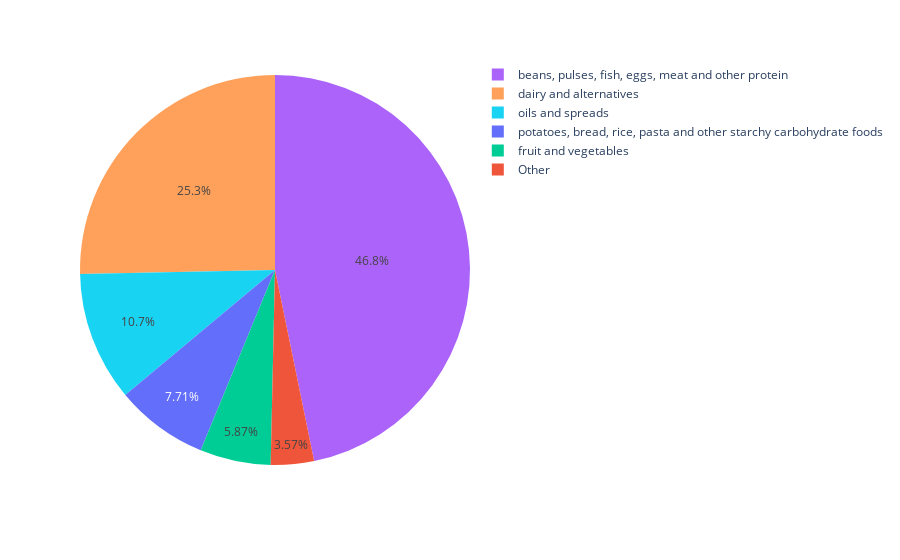

The code cell stored with this chart in its notebook:
### Markdown cell above
### Let's look at the categories in terms of Freshwater withdrawals per kilogram (liters per kilogram).
### We can see that again, protein category is responsable for almost a half of all water withdrawals.

### Code cell
df_water = df

fig = px.pie(df_water, values=df_water['Freshwater withdrawals per kilogram (liters per kilogram)'], names=df_water['Category'], color=df_water['Category'])
fig.show()

### Figure 1 — Plotly figure (JSON) as saved in the notebook; plotly's stock layout.template omitted (floating-point values rounded to 4 significant figures)
{"data": [{"customdata": [["potatoes, bread, rice, pasta and other starchy carbohydrate foods"], ["potatoes, bread, rice, pasta and other starchy carbohydrate foods"], ["Other"], ["potatoes, bread, rice, pasta and other starchy carbohydrate foods"], ["potatoes, bread, rice, pasta and other starchy carbohydrate foods"], ["fruit and vegetables"], ["Other"], ["Other"], ["beans, pulses, fish, eggs, meat and other protein"], ["fruit and vegetables"], ["beans, pulses, fish, eggs, meat and other protein"], ["beans, pulses, fish, eggs, meat and other protein"], ["beans, pulses, fish, eggs, meat and other protein"], ["dairy and alternatives"], ["dairy and alternatives"], ["oils and spreads"], ["oils and spreads"], ["oils and spreads"], ["oils and spreads"], ["oils and spreads"], ["fruit and vegetables"], ["fruit and vegetables"], ["fruit and vegetables"], ["fruit and vegetables"], ["fruit and vegetables"], ["fruit and vegetables"], ["fruit and vegetables"], ["fruit and vegetables"], ["fruit and vegetables"], ["Other"], ["fruit and vegetables"], ["Other"], ["Other"], ["beans, pulses, fish, eggs, meat and other protein"], ["dairy and alternatives"], ["beans, pulses, fish, eggs, meat and other protein"], ["beans, pulses, fish, eggs, meat and other protein"], ["beans, pulses, fish, eggs, meat and other protein"], ["dairy and alternatives"], ["dairy and alternatives"], ["beans, pulses, fish, eggs, meat and other protein"], ["beans, pulses, fish, eggs, meat and other protein"], ["beans, pulses, fish, eggs, meat and other protein"]], "domain": {"x": [0, 1], "y": [0, 1]}, "hovertemplate": "Category=%{customdata[0]}<br>Freshwater withdrawals per kilogram (liters per kilogram)=%{value}<extra></extra>", "labels": ["potatoes, bread, rice, pasta and other starchy carbohydrate foods", "potatoes, bread, rice, pasta and other starchy carbohydrate foods", "Other", "potatoes, bread, rice, pasta and other starchy carbohydrate foods", "potatoes, bread, rice, pasta and other starchy carbohydrate foods", "fruit and vegetables", "Other", "Other", "beans, pulses, fish, eggs, meat and other protein", "fruit and vegetables", "beans, pulses, fish, eggs, meat and other protein", "beans, pulses, fish, eggs, meat and other protein", "beans, pulses, fish, eggs, meat and other protein", "dairy and alternatives", "dairy and alternatives", "oils and spreads", "oils and spreads", "oils and spreads", "oils and spreads", "oils and spreads", "fruit and vegetables", "fruit and vegetables", "fruit and vegetables", "fruit and vegetables", "fruit and vegetables", "fruit and vegetables", "fruit and vegetables", "fruit and vegetables", "fruit and vegetables", "Other", "fruit and vegetables", "Other", "Other", "beans, pulses, fish, eggs, meat and other protein", "dairy and alternatives", "beans, pulses, fish, eggs, meat and other protein", "beans, pulses, fish, eggs, meat and other protein", "beans, pulses, fish, eggs, meat and other protein", "dairy and alternatives", "dairy and alternatives", "beans, pulses, fish, eggs, meat and other protein", "beans, pulses, fish, eggs, meat and other protein", "beans, pulses, fish, eggs, meat and other protein"], "legendgroup": "", "marker": {"colors": ["#636efa", "#636efa", "#EF553B", "#636efa", "#636efa", "#00cc96", "#EF553B", "#EF553B", "#ab63fa", "#00cc96", "#ab63fa", "#ab63fa", "#ab63fa", "#FFA15A", "#FFA15A", "#19d3f3", "#19d3f3", "#19d3f3", "#19d3f3", "#19d3f3", "#00cc96", "#00cc96", "#00cc96", "#00cc96", "#00cc96", "#00cc96", "#00cc96", "#00cc96", "#00cc96", "#EF553B", "#00cc96", "#EF553B", "#EF553B", "#ab63fa", "#FFA15A", "#ab63fa", "#ab63fa", "#ab63fa", "#FFA15A", "#FFA15A", "#ab63fa", "#ab63fa", "#ab63fa"]}, "name": "", "showlegend": true, "type": "pie", "values": [null, null, null, 482.4, 2248.0, 59.1, 0, 620.1, 217.7, 435.7, 396.6, 4134.0, 1852.0, 27.8, null, 414.6, 6.4, 1008.0, 237.7, 2142.0, 369.8, 14.3, 28.4, 119.4, 102.5, 82.7, 114.5, 180.1, 419.6, 78.9, 153.5, 25.9, 540.6, 1451.0, 2714.0, 1803.0, 1796.0, 660, 628.2, 5605.0, 577.7, 3691.0, null]}], "layout": {"legend": {"tracegroupgap": 0}, "margin": {"t": 60}}}
